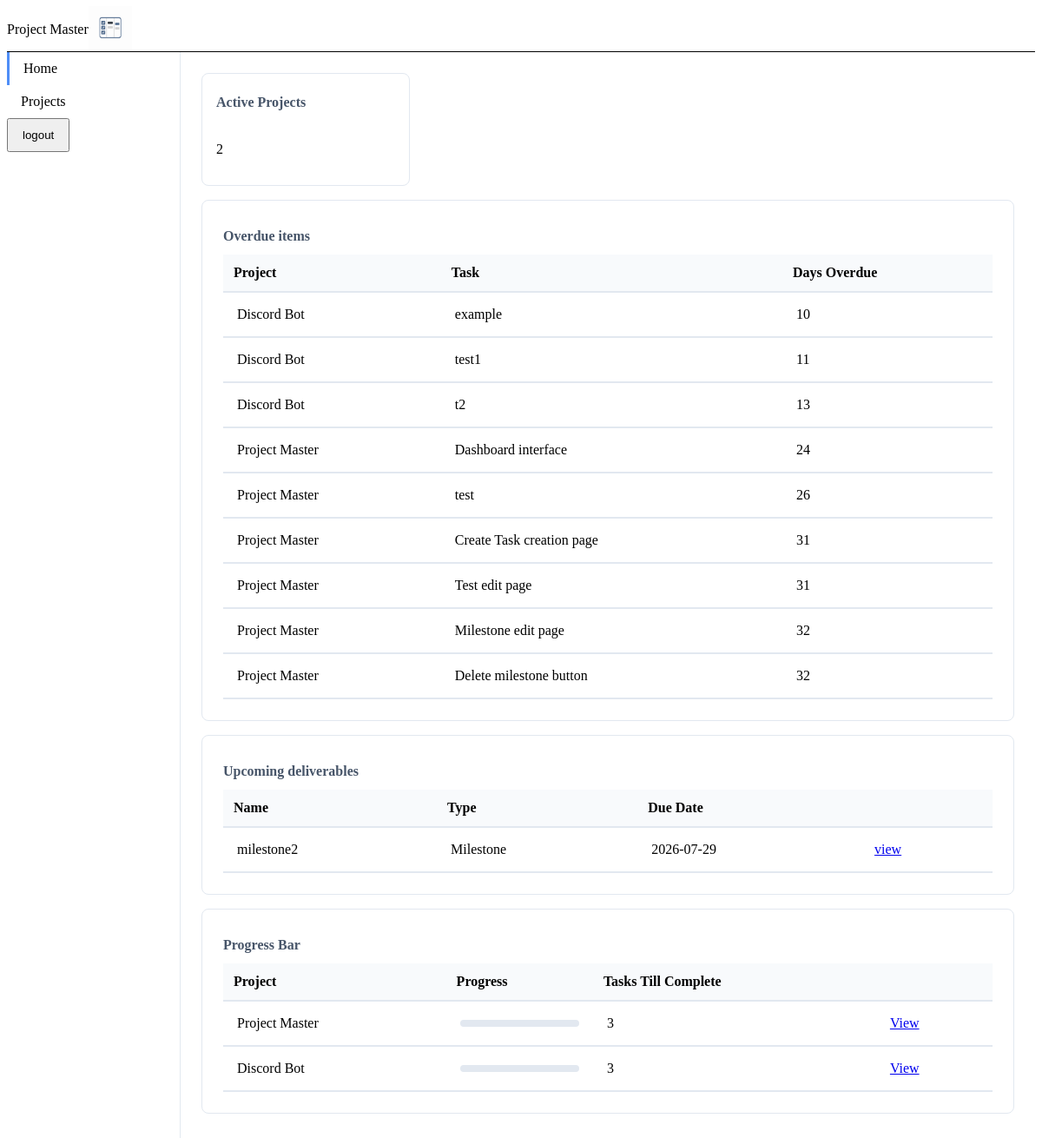
Page /dashboard (signed in) on the earlier database version.
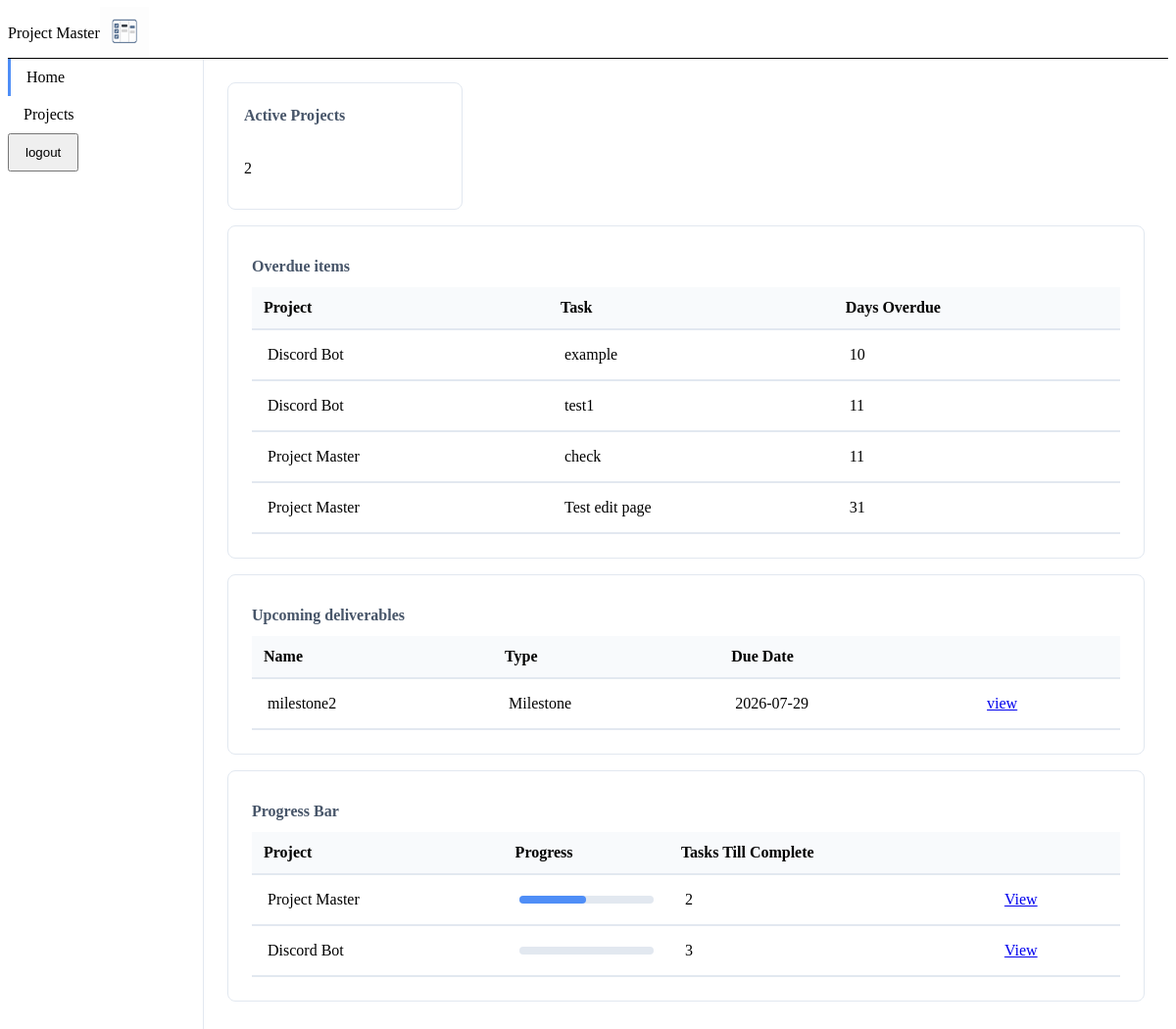
Same page on the later database version.
### models.py (models this page shows)
class Task(db.Model):
    taskId: Mapped[int] = mapped_column(primary_key=True)
    projectId: Mapped[int] = mapped_column(ForeignKey('project.projectId'), nullable=False)
    milestoneId: Mapped[Optional[int]] = mapped_column(ForeignKey('milestone.milestoneId'), nullable=True)
    taskName:Mapped[str] = mapped_column(nullable=False)
    description:Mapped[str] = mapped_column(nullable=True)
    dueDate: Mapped[Optional[date]] = mapped_column(Date, nullable=True)
    status: Mapped[str] = mapped_column(nullable=False)
    createdAt:Mapped[datetime] = mapped_column(default=lambda: datetime.now(timezone.utc),nullable=False)

class Project(db.Model):
    projectId: Mapped[int] = mapped_column(primary_key=True)
    userId: Mapped[int] = mapped_column(ForeignKey('user.userId'), nullable=False)
    projectName:Mapped[str] = mapped_column(nullable=False)
    description:Mapped[str] = mapped_column(nullable=True)
    startDate: Mapped[Optional[date]] = mapped_column(Date,nullable=True)
    status: Mapped[str] = mapped_column(nullable=False)
    createdAt:Mapped[datetime] = mapped_column(default=lambda: datetime.now(timezone.utc) ,nullable=False)

class Milestone(db.Model):
    milestoneId: Mapped[int] = mapped_column(primary_key=True)
    projectId: Mapped[int] = mapped_column(ForeignKey('project.projectId'), nullable=False)
    milestoneName:Mapped[str] = mapped_column(nullable=False)
    description:Mapped[str] = mapped_column(nullable=True)
    startDate: Mapped[date] = mapped_column(Date, nullable=False)
    endDate: Mapped[date] = mapped_column(Date, nullable=False)
    status: Mapped[str] = mapped_column(nullable=False)
    createdAt:Mapped[datetime] = mapped_column(default=lambda: datetime.now(timezone.utc) ,nullable=False)

### app.py (the view)
@app.route('/dashboard', methods=['GET','POST'])
@login_required
def dashboard():
    num_of_active_project = db.session.scalar(select(func.count(Project.projectId)).where(
        Project.userId == current_user.userId,
        Project.status == 'active'
    ))
    today = date.today()
    seven_days_later = today + timedelta(7)
    stmt = (
        select(Milestone)
        .join(Project,Project.projectId == Milestone.projectId)
        .where(
            Milestone.status != 'completed',
            Project.userId == current_user.userId,
            Project.status != 'completed',
            today <= Milestone.endDate,
            Milestone.endDate <= seven_days_later
        )
    )
    upcoming_milestones = db.session.execute(stmt).scalars().all()
    stmt = (
        select(Task)
        .join(Project, Project.projectId == Task.projectId)
        .where(
            Project.userId == current_user.userId,
            Task.status != 'completed',
            Task.milestoneId.is_(None),
            today <= Task.dueDate,
            Task.dueDate <= seven_days_later
        )
    )
    upcoming_standalone_tasks = db.session.execute(stmt).scalars().all()
    stmt = (
        select(Task, func.coalesce(Task.dueDate,Milestone.endDate).label('due_date'))
        .join(Milestone, Task.milestoneId == Milestone.milestoneId)
        .join(Project, Project.projectId == Task.projectId)
        .where(
            Task.milestoneId.is_not(None),
            Task.status != 'completed',
            Project.userId == current_user.userId,
            Project.status != 'completed',
            today <= Milestone.endDate,
            Milestone.status != 'completed',
            Milestone.endDate <= seven_days_later
        )
    )
    upcoming_milestone_tasks = db.session.execute(stmt).all()
    normalized = []
    for m in upcoming_milestones:
        normalized.append({'type':'Milestone', 'name':m.milestoneName, 'due': m.endDate, 'project_link': url_for('project_detail', projectId=m.projectId)})
    for mt, due_date in upcoming_milestone_tasks:
        normalized.append({'type' : 'Task', 'name': mt.taskName, 'due' : due_date, 'project_link' : url_for('project_detail', projectId=mt.projectId)})
    for t in upcoming_standalone_tasks:
        normalized.append({'type' : 'Task', 'name' : t.taskName, 'due' : t.dueDate, 'project_link' : url_for('project_detail',projectId=t.projectId)})
    sorted_deliverables = sorted(normalized, key=lambda x:(x['due'], 0 if x['type'] == 'Milestone' else 1))
    stmt = (
        select(
            Project.projectId, Project.projectName,
            func.count(Task.taskId).label('total_tasks'), func.count(Task.taskId).filter(Task.status == 'completed').label('completed_tasks')
        )
        .join(Task, Task.projectId == Project.projectId)
        .where(Project.userId == current_user.userId, Project.status != 'completed')
        .group_by(Project.projectId)
    )
    tasks = db.session.execute(stmt).all()
    normalized = []
    for t in tasks :
        percent = ( t.completed_tasks/t.total_tasks ) * 100 if t.total_tasks > 0 else 0
        normalized.append({
            'name' : t.projectName, 'id' : t.projectId,
            'ttc' :  t.total_tasks - t.completed_tasks,
            'link' : url_for('project_detail', projectId=t.projectId),
            'percent' : round(percent,1)
        })
    percent_and_ttc = sorted(normalized, key=lambda x : (x['percent'],x['ttc']), reverse=True)
    stmt = (
        select(Milestone, Project.projectName.label('projectName'))
        .join(Project,Project.projectId == Milestone.projectId)
        .where(
            Milestone.status != 'completed',
            today > Milestone.endDate,
            Project.userId == current_user.userId
        )
    )
    overdue_milestones = db.session.execute(stmt).all()
    stmt = (
        select(Task, func.coalesce(Task.dueDate,Milestone.endDate).label('effective_due_date'), Project.projectName.label('projectName'))
        .join(Project, Project.projectId == Task.projectId)
        .join(Milestone, Milestone.milestoneId == Task.milestoneId)
        .where(Task.milestoneId.is_not(None),
               Project.userId == current_user.userId,
               Task.status != 'completed',
               func.coalesce(Task.dueDate,Milestone.endDate) < today
        )
    )
    overdue_milestone_tasks = db.session.execute(stmt).all()
    stmt = (
        select(Task, Project.projectName.label('projectName'))
        .join(Project, Task.projectId == Project.projectId)
        .where(
            Task.milestoneId.is_(None),
            Task.status != 'completed',
            Task.dueDate < today,
            Project.userId == current_user.userId
        )
    )
    stand_alone_tasks = db.session.execute(stmt).all()
    normalized = []
    for m, p in overdue_milestones:
        dod = (today - m.endDate).days
        normalized.append({'task': m.milestoneName, 'project' : p, 'dod' : dod })
    for mt, dd, p in overdue_milestone_tasks:
        dod = (today - dd).days
        normalized.append({'task' : mt.taskName, 'project' : p, 'dod' : dod})
    for t, p in stand_alone_tasks:
        dod = (today - t.dueDate).days
        normalized.append({'task' : t.taskName, 'project' : p, 'dod' : dod})
    overdue_items = sorted(normalized,key = lambda x:x['dod'])
    return render_template(
        'dashboard.html', upcoming_deliverables = sorted_deliverables,
        active_projects=num_of_active_project, percent_and_ttc=percent_and_ttc,
        overdue_items = overdue_items
        )

### app.py (called while the page is built)
@login_manager.user_loader
def load_user(user_id):
    return User.query.get(int(user_id))

### templates/dashboard.html
{% extends "base.html" %}
{% block styles %} <link rel="stylesheet" href="{{ url_for('static', filename='css/dashboard.css') }}"> {% endblock %}
{% block content %}
<div class="dashboard-container" aria-label="Holds your important milestone metric and tables">
  <section class="dashboard-metrics" aria-label="Your metric data section">
    <article class="metric-card">
      <h2 class="metric-title">Active Projects</h2>
      <p>{{ active_projects }}</p>
    </article>
  </section>
  <section class="dashboard-tables" aria-label="Your table data">
    <article class="table-card">
      <h2 class="metric-title">Overdue items</h2>
      <table class="data-table">
          <thead>
              <tr>
                  <th>Project</th>
                  <th>Task</th>
                  <th>Days Overdue</th>
              </tr>
          </thead>
          <tbody>
              {% for i in overdue_items %}
              <tr>
                  <td>{{ i['project'] }}</td>
                  <td>{{ i['task'] }}</td>
                  <td>{{ i['dod'] }}</td>
              </tr>
              {% endfor %}
          </tbody>
      </table>
    </article>
    <article class="table-card">
      <h2 class="metric-title">Upcoming deliverables</h2>
      <table class="data-table">
        <thead>
          <tr>
            <th>Name</th>
            <th>Type</th>
            <th>Due Date</th>
            <th scope="col"></th>
          </tr>
        </thead>
         <tbody>
          {% for item in upcoming_deliverables %}
          <tr>
            <td>{{ item['name'] }}</td>
            <td>{{ item['type'] }}</td>
            <td>{{ item['due'] }}</td>
            <td><a href="{{ item['project_link'] }}">view</a></td>
         </tr>
          {% endfor %}
         </tbody>
      </table>
    </article>
  <article class="table-card" aria-label="Your active project progress bar">
        <h2 class="metric-title">Progress Bar</h2>
        <table class="data-table">
          <thead>
            <tr>
              <th>Project</th>
              <th>Progress</th>
              <th>Tasks Till Complete</th>
              <th scope="col"></th>
            </tr>
          </thead>
          <tbody>
            {% for item in percent_and_ttc %}
            <tr>
              <td> {{ item['name'] }}</td>
              <td>
                <div class="progress-container">
                  <div class="progress-fill" style="width: {{ item['percent']}}%;"></div>
                </div>
              </td>
              <td>{{ item['ttc'] }}</td>
              <td><a href="{{ item['link']  }}">View</a></td>
            </tr>
            {% endfor %}
          </tbody>
        </table>
      </article>
  </section>
</div>
{% endblock  %}

Differences in the rows shown:
no longer on this page (row edited): Task: project "Discord Bot", task "t2", dod "13"
no longer on this page (row edited): Milestone: project "Project Master", task "Dashboard interface", dod "24"
no longer on this page (row edited): Task: project "Project Master", task "test", dod "26"
no longer on this page (row edited): Milestone: project "Project Master", task "Create Task creation page", dod "31"
no longer on this page (row edited): Milestone: project "Project Master", task "Milestone edit page", dod "32"
no longer on this page (row edited): Task: project "Project Master", task "Delete milestone button", dod "32"
added Task: project "Project Master", task "check", dod "11"
computed for Project "Project Master": ttc "3" → "2"
